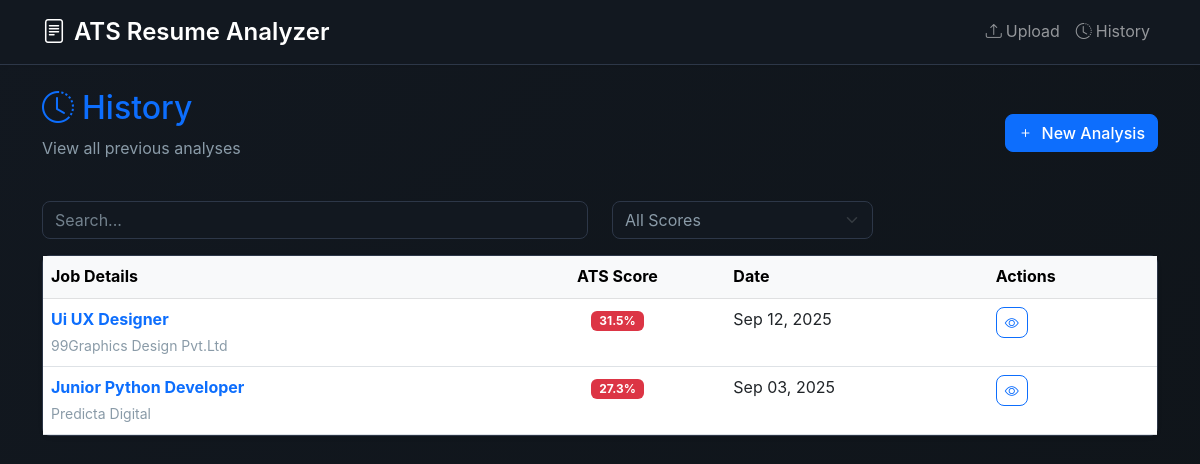
The page /history/ on the database its author committed.
### analyzer/models.py (models this page shows)
class ResumeAnalysis(models.Model):
    job_posting = models.ForeignKey(JobPosting, on_delete=models.CASCADE)
    resume_file = models.FileField(upload_to='resumes/')
    ats_score = models.FloatField()
    semantic_similarity = models.FloatField()
    matching_keywords = models.JSONField()
    missing_keywords = models.JSONField()
    created_at = models.DateTimeField(auto_now_add=True)
    applicant_name = models.CharField(max_length=200, blank=True, null=True)
    email = models.EmailField(blank=True, null=True)
    phone_number = models.CharField(max_length=20, blank=True, null=True)
    parsed_text = models.TextField(blank=True, null=True)
    status = models.CharField(max_length=50, default='pending')
    feedback = models.TextField(blank=True, null=True)

class JobPosting(models.Model):
    title = models.CharField(max_length=200)
    description = models.TextField()
    company = models.CharField(max_length=100)
    created_at = models.DateTimeField(auto_now_add=True)
    location = models.CharField(max_length=100, blank=True, null=True)
    experience_level = models.CharField(max_length=50, blank=True, null=True)
    job_type = models.CharField(max_length=50, blank=True, null=True)

### analyzer/views/analysis_views.py (the view)
# urls.py: path('history/', AnalysisHistoryView.as_view(), name='history'),
class AnalysisHistoryView(View):
    template_name = 'analyzer/history.html'
    def get(self, request):
        analyses_list = ResumeAnalysis.objects.all().order_by('-created_at')
        paginator = Paginator(analyses_list, 20)  # 20 analyses per page
        page_number = request.GET.get('page')
        analyses = paginator.get_page(page_number)
        context = {
            'analyses': analyses,
            'total_analyses': analyses_list.count()
        }
        return render(request, self.template_name, context)

### templates/analyzer/history.html (shortened to what this page needs)
{% extends 'base/layout.html' %}
{% load static %}
{% block content %}
<div class="container">
    <div class="d-flex justify-content-between align-items-center mb-4">
        <div>
            <h2 class="text-primary"><i class="bi bi-clock-history me-2"></i>History</h2>
            <p class="text-muted">View all previous analyses</p>
        </div>
        <a href="{% url 'analyzer:upload' %}" class="btn btn-primary">
            <i class="bi bi-plus me-2"></i>New Analysis
        </a>
    </div>
    {% if analyses %}
        <div class="row mb-3">
            <div class="col-md-6">
                <input type="text" class="form-control" placeholder="Search..." id="searchInput">
            </div>
            <div class="col-md-3">
                <select class="form-select" id="scoreFilter">
                    <option value="">All Scores</option>
                </select>
            </div>
        </div>
        {% include 'analyzer/components/analysis-table.html' %}
    {% endif %}
</div>
{% endblock %}

### templates/analyzer/components/analysis-table.html
<div class="card shadow-sm">
    <div class="table-responsive">
        <table class="table table-hover mb-0">
            <thead class="table-light">
                <tr>
                    <th>Job Details</th>
                    <th class="text-center">ATS Score</th>
                    <th>Date</th>
                    <th>Actions</th>
                </tr>
            </thead>
            <tbody>
                {% for analysis in analyses %}
                <tr>
                    <td>
                        <strong class="text-primary">{{ analysis.job_posting.title }}</strong><br>
                        <small class="text-muted">{{ analysis.job_posting.company }}</small>
                    </td>
                    <td class="text-center">
                        <span class="badge {% if analysis.ats_score >= 80 %}bg-success{% elif analysis.ats_score >= 60 %}bg-warning{% else %}bg-danger{% endif %}">
                            {{ analysis.ats_score|floatformat:1 }}%
                        </span>
                    </td>
                    <td>{{ analysis.created_at|date:"M d, Y" }}</td>
                    <td>
                        <a href="{% url 'analyzer:results_detail' analysis.id %}" class="btn btn-sm btn-outline-primary">
                            <i class="bi bi-eye"></i>
                        </a>
                    </td>
                </tr>
                {% endfor %}
            </tbody>
        </table>
    </div>
</div>

### static/css/base.css (style rules this page uses)
:root { --primary-color: #121820; --secondary-color: #1e2832; --success-color: #28a745; --warning-color: #ffc107; --danger-color: #dc3545; --info-color: #17a2b8; --light-gray: #1c2227; --dark-gray: #0f1419; --text-primary: #ffffff; --text-secondary: #b8c5d1; --text-muted: #8a9ba8; --border-color: #2d3748; --border-radius: 0.5rem; --box-shadow: 0 0.125rem 0.25rem rgba(0, 0, 0, 0.3); --box-shadow-lg: 0 0.5rem 1rem rgba(0, 0, 0, 0.4); }
body { font-family: 'Inter', -apple-system, BlinkMacSystemFont, 'Segoe UI', Roboto, sans-serif; line-height: 1.6; color: var(--text-primary); background-color: var(--primary-color); background-image: linear-gradient(135deg, var(--primary-color) 0%, var(--dark-gray) 100%); min-height: 100vh; }
.card { background-color: var(--secondary-color); border: 1px solid var(--border-color); border-radius: var(--border-radius); box-shadow: var(--box-shadow-lg); color: var(--text-primary); }
.btn { border-radius: var(--border-radius); font-weight: 500; transition: all 0.3s ease; }
.form-control, .form-select { background-color: var(--primary-color); color: var(--text-primary); border: 1px solid var(--border-color); border-radius: var(--border-radius); transition: all 0.3s ease; }
.form-control::placeholder, textarea::placeholder { color: var(--text-muted) !important; opacity: 0.8 !important; }
.form-select { color: var(--text-muted); }
.form-select option { color: var(--text-primary); background-color: var(--secondary-color); }
.text-muted { color: var(--text-muted) !important; }
a { color: var(--text-primary); text-decoration: none; }

### rows shown on the page
ResumeAnalysis: job_posting "Ui UX Designer", job_posting.company "99Graphics Design Pvt.Ltd", ats_score "31.5", created_at "Sep 12, 2025"
ResumeAnalysis: job_posting "Junior Python Developer", job_posting.company "Predicta Digital", ats_score "27.3", created_at "Sep 03, 2025"
